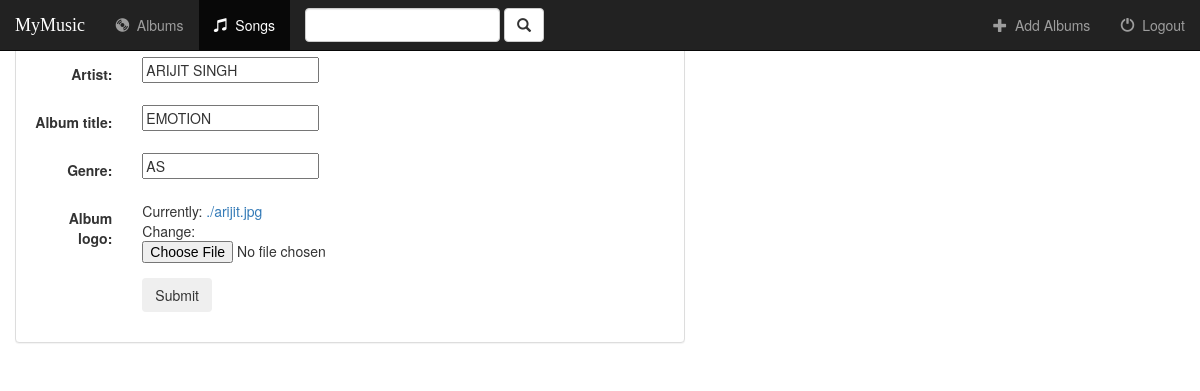
Screenshot of /music/album/5/ with the database file from the repository.
### music/models.py (models this page shows, shortened)
class Album(models.Model):
    artist = models.CharField(max_length=250)
    album_title = models.CharField(max_length=500)
    genre = models.CharField(max_length=100)
    album_logo = models.FileField(max_length=100)

### music/views.py (the view)
# urls.py: url(r'album/(?P<pk>[0-9]+)/$', views.AlbumUpdate.as_view(), name='album-update'),
class AlbumUpdate(UpdateView):
    model = Album
    fields = ['artist', 'album_title', 'genre', 'album_logo']

### music/templates/music/album_form.html (shortened to what this page needs)
{% extends 'music/base.html' %}
{% block body %}
<div class ="container-fluid">
    <div class="row">
        <div class="col-sm-12 col-md-7">
            <div class="panel panel-default">
                <div class="panel-body">
                      <form class="form-horizontal" action="" method="post" enctype="multipart/form-data">
                          {% include 'music/form-template.html' %}
                          <div class="form-group">
                              <div class="col-sm-offset-2 col-sm-10">
                                  <button type="submit" class="btn btn=success">Submit</button>
                              </div>
                          </div>
                      </form>
                </div>
            </div>
        </div>
    </div>
</div>
{% endblock %}

### music/templates/music/form-template.html (shortened to what this page needs)
{% for field in form %}
    <div class="form-group">
        <div class="col-sm-offset-2 col-sm-10">
        </div>
        <label class="control-label col-sm-2">{{ field.label_tag }}</label>
        <div class="col-sm-10">{{ field }}</div>
    </div>
{% endfor %}

### music/static/music/style.css (style rules this page uses)
body { background-image: url("https://img.freepik.com/free-vector/abstract-blue-wavy-stylish-background-design_1055-4364.jpg?size=338&ext=jpg"); background-repeat: no-repeat; background-size: 100% 150%; }
html { overflow: scroll; overflow-x: hidden; }

### rows the page displays
Album: form "ARIJIT SINGH" "EMOTION" "AS"

### other values shown
{{ field.label_tag }} "Artist:" "Album title:" "Genre:" "Album logo:"
